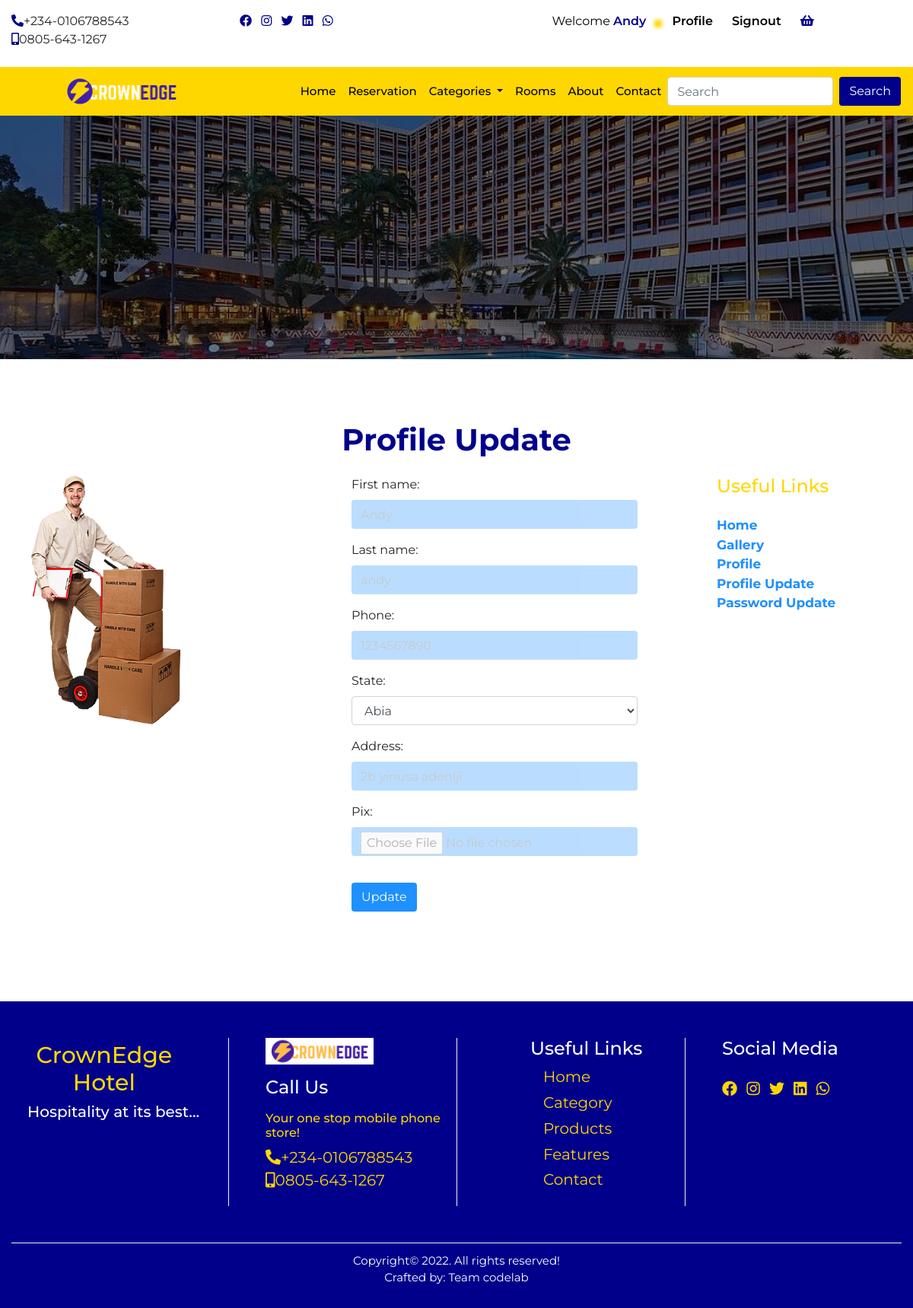
Page /profile_update/ (signed in) on the committed database.
### home/models.py (models this page shows, shortened)
class CompanyProfile(models.Model):
    name = models.CharField(max_length=50)
    keyword = models.CharField(max_length=150)
    description = models.CharField(max_length=150)
    logo = models.ImageField(upload_to='logo', blank=True, null=True)
    favicon = models.ImageField(upload_to='logo', blank=True, null=True, default='/favicon-96x96.png')
    carousel = models.ImageField(upload_to='carousel', blank=True, null=True)
    carousel2 = models.ImageField(upload_to='carousel', blank=True, null=True)
    carousel3 = models.ImageField(upload_to='carousel', blank=True, null=True)
    carousel4 = models.ImageField(upload_to='carousel', blank=True, null=True)
    banner = models.ImageField(upload_to='banner', blank=True, null=True)
    mobile = models.CharField(max_length=20)
    mobile2 = models.CharField(max_length=20)
    address = models.CharField(max_length=100)
    email = models.EmailField()
    website = models.URLField()
    about = models.TextField()
    about2 = models.TextField()
    copyright_year = models.CharField(max_length=4)
    class Meta:
        db_table = 'companyprofile'
        managed = True
        verbose_name = 'CompanyProfile'
        verbose_name_plural = 'CompanyProfile'

### userprofile/models.py (models this page shows, shortened)
class Profile(models.Model):
    user = models.OneToOneField(User, on_delete= models.CASCADE)
    first_name = models.CharField(max_length=50)
    last_name = models.CharField(max_length=50)
    username = models.CharField(max_length=50)
    email = models.EmailField()
    phone = models.CharField(max_length=50)
    state = models.CharField(max_length=50)
    address = models.CharField(max_length=150)
    pix = models.ImageField(upload_to='profile', default='profile/avatar.png', blank=True, null=True)
    class Meta:
        db_table = 'profile'
        managed = True
        verbose_name = 'Profile'
        verbose_name_plural = 'Profile'

### home/views.py (the view, shortened to what this page needs)
# urls.py: path('profile_update/', views.profile_update, name='profile_update'),
@login_required(login_url='signin')
def profile_update(request):
    profile = Profile.objects.get(user__username=request.user.username)
    form = ProfileForm(instance=request.user.profile)
    context = {
        'form':form,
        'profile':profile
    }
    return render(request, 'profile_update.html', context)

### userprofile/forms.py
class ProfileForm(forms.ModelForm):
    class Meta:
        model = Profile
        fields = ['id', 'first_name', 'last_name', 'phone', 'state', 'address', 'pix']
        widgets = {
            'first_name': forms.TextInput(attrs={'class':'form-control', 'placeholder': 'First Name'}),
            'last_name': forms.TextInput(attrs={'class':'form-control', 'placeholder': 'Last name'}),
            'phone': forms.TextInput(attrs={'class':'form-control', 'placeholder': 'Phone'}),
            'state': forms.Select(attrs={'class':'form-control', 'placeholder': 'State'}, choices=STATE),
            'address': forms.TextInput(attrs={'class':'form-control', 'placeholder': 'Address'}),
            'pix': forms.FileInput(attrs={'class':'form-control', 'placeholder': 'Upload Image'}),
        }

### home/context_processor.py (called while the page is built)
def dropdown(request):
    categories = Category.objects.all()
    context = {
        'categories':categories
    }
    return context

def company(request):
    cprofile = CompanyProfile.objects.get(pk=1)
    context = {
        'cprofile':cprofile
    }
    return context

def cartcount(request):
    count =Booking.objects.filter(user__username = request.user.username, paid=False)
    itemcount = 0
    for item in count:
        itemcount += item.no_days
    context = {
        'itemcount':itemcount
    }
    return context

### home/templatetags/sample_tags.py (called while the page is built)
@register.simple_tag
def intralink(main, link):
    return reverse(main) + '#' + link

### home/templates/profile_update.html (shortened to what this page needs)
{% extends "base.html" %}
{% block header %} {% include 'header.html' %} {% endblock header %}
{% block banner %} {% include 'banner.html' %} {% endblock banner %}
{% block content %}
<section>
    <div class="container-fluid">
      <h1 class="title">Profile Update</h1>
      <div class="row prof">
        <div class="col-12 col-sm-12 col-md-5 col-lg-4">
          <div class="img-pcard">
            <img src="{{profile.pix.url}}" alt="">
          </div>
        </div>
        <div class="col-12 col-sm-12 col-md-5 col-lg-5">
          <div class="pro-form mb-4">
            <form action="{% url 'profile_update' %}" method="POST" enctype="multipart/form-data">
                <div class="form-group">
                  {{form.as_p}}
                </div>
                <button type="submit" class="btn check-btn">update</button>
            </form>
          </div>
        </div>
          <div class="col-12 col-sm-12 col-md-2 col-lg-3">
            <div class="pro-links">
              <h4 class="mb-4">Useful Links</h4>
              <ul class="list-unstyled">
                <li><a href="{% url 'home' %}">Home</a></li>
                <li><a href="{% url 'rooms' %}">gallery</a></li>
                <li><a href="{% url 'profile' %}">profile</a></li>
                <li><a href="{% url 'profile_update' %}">profile update</a></li>
                <li><a href="{% url 'password_update' %}">password update</a></li>
              </ul>
            </div>
          </div>
      </div>
    </div>
</section>
{% endblock content %}
{% block footer %} {% include 'footer.html' %} {% endblock footer %}

### home/templates/header.html (shortened to what this page needs)
{% load sample_tags %}
<div class="container-fluid">
    <div class="row">
      <div class="col-12 col-sm-6 col-md-2 col-lg-3 mt-3 mb-2 hide">
        <ul class="list-inline">
          <li class="list-inline-item"><a href=""><i class="fas fa-phone-alt"></i></a><span>+234-0106788543</span></li>
          <li class="list-inline-item"><a href=""><i class="fas fa-mobile-alt"></i></a><span>0805-643-1267</span></li>
        </ul>
      </div>
      <div class="col-12 col-sm-6 col-md-2 col-lg-3 mt-3 mb-2 hide">
        <ul class="list-inline">
          <li class="list-inline-item"><a href=""><i class="fab fa-facebook"></i></a></li>
          <li class="list-inline-item"><a href=""><i class="fab fa-instagram"></i></a></li>
          <li class="list-inline-item"><a href=""><i class="fab fa-twitter"></i></a></li>
          <li class="list-inline-item"><a href=""><i class="fab fa-linkedin"></i></a></li>
          <li class="list-inline-item"><a href=""><i class="fab fa-whatsapp"></i></a></li>
        </ul>
      </div>
      <div class="col-12 col-sm-12 col-md-8 col-lg-6 mt-3 mb-2 auth">
        <ul class="">
          {% if user.is_authenticated %}
            <li class=""><a href="{% url 'profile' %}" class="welcome">welcome <span>
              {% if user.first_name %}
                {{request.user.first_name}}
              {% else %}
                {{request.user.username}}
              {% endif %}
            </span></i></a></li>
            <li class=""><a href="{% url 'profile' %}" class="user-btn"><span>profile</span></a></li>
            <li class=""><a href="{% url 'signout' %}" class="user-btn"><span>signout</span></a></li>
            <li class="">
              <a href="{% url 'booked' %}" class="user-btn">
                {% if itemcount > 0 %}
                  <span class="badge badge-pill badge-warning">
                    <i class="fas fa-shopping-basket"></i>
                    <span class="badge badge-pill badge-info">{{itemcount}}</span>
                  </span>
                {% else %}
                  <i class="fas fa-shopping-basket"></i>
                {% endif %}
              </a>
            </li>
          {% else %}
            <li class=""><a href="{% url 'signin' %}" class="user-btn"><i class="fas fa-user"></i><span>signin</span></a></li>
            <li class=""><a href="{% url 'signup' %}" class="user-btn"><i class="fas fa-users"></i><span>signup</span></a></li>
          {% endif %}
        </ul>
      </div>
    </div>
  </div>
      <nav class="navbar navbar-expand-lg navbar-light sticky-top">
        <a class="navbar-brand" href="{% url 'home' %}"><img src="{{cprofile.logo.url}}" alt=""></a>
        <div class="collapse navbar-collapse" id="navbarSupportedContent">
          <ul class="navbar-nav ml-auto">
            <li class="nav-item active">
              <a class="nav-link" href="{% url 'home' %}">home <span class="sr-only">(current)</span></a>
            </li>
            <li class="nav-item">
              <a class="nav-link" href="">reservation</a>
            </li>
            <li class="nav-item dropdown">
              <a class="nav-link dropdown-toggle" href="/index2.html" id="navbarDropdown" role="button" data-toggle="dropdown" aria-haspopup="true" aria-expanded="false">
                categories
              </a>
            </li>
            <li class="nav-item">
              <a class="nav-link" href="{% url 'rooms' %}">rooms</a>
            </li>
            <li class="nav-item">
              <a class="nav-link" href="#aboutus">about</a>
            </li>
            <li class="nav-item">
              <a class="nav-link" href="{% intralink 'home' 'contact' %}">contact</a>
            </li>
          </ul>
          <form class="form-inline my-2 my-lg-0" action="{% url 'search' %}" method="POST">
            <input class="form-control mr-sm-2" name="search" type="search" placeholder="Search" aria-label="Search">
            <button class="btn form-btn" type="submit">Search</button>
          </form>
        </div>
      </nav>

### home/static/css/style.css (style rules this page uses)
* { margin: 0px; padding: 0px; box-sizing: border-box; }
body { font-family: 'Montserrat', sans-serif; }
html { scroll-behavior: smooth; }
.hide a { color: darkblue; }
.welcome { color: black; font-weight: 400; text-transform: capitalize; padding-right: .6rem; }
.welcome span { color: darkblue; font-weight: 600; text-decoration: none; }
.user-btn { color: darkblue; font-weight: 400; padding-left: 1rem; padding-right: .3rem; }
.user-btn span { color: black; font-weight: 600; text-transform: capitalize; }
.auth { display: flex; justify-content: space-around; }
.auth li { display: inline; }
h1 { color: gold; }
.navbar { background: gold; }
#navbarSupportedContent a { color: black; text-transform: capitalize; font-size: 15px; font-weight: 500; }
.navbar img { width: 50%; margin-left: 20%; }
.navbar-nav { margin-left: 50%; }
.form-btn { color:white; background: darkblue; }
.container-fluid h1 { text-align: center; margin-top: 2%; }
.title { text-transform: capitalize; padding-top: 5%; margin-bottom: 2%; color: darkblue; font-weight: bold; }
.check-btn { background: dodgerblue !important; color: white; text-transform: capitalize; margin-top: 5%; }
.prof { margin-bottom: 8%; }
.img-pcard { width: 60%; height: 60vh; padding-left: 7%; }
.img-pcard img { width: 100%; }
.pro-form { width: 90%; padding-left: 10%; }
.pro-form input { border: none !important; background: dodgerblue; opacity: 0.3; }
.pro-form .check-btn { background: dodgerblue !important; color: white; text-transform: capitalize; margin-top: 5%; }
.pro-links { margin-left: 10%; }
.pro-links h4 { color: gold; }
.pro-links a { color: dodgerblue; font-size: 17px; font-weight: 700; text-transform: capitalize; }

### rows in the picture
CompanyProfile: logo (picture)
Profile: pix (picture), first_name "Andy", last_name "andy", phone "1234567890", state "Abia", address "2b yinusa adeniji"

### other values in the picture
{{ request.user.first_name }} "Andy"
